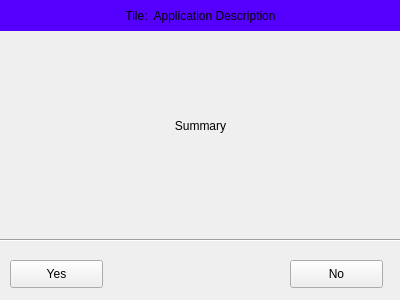
<?xml version="1.0" encoding="UTF-8"?>
<ui version="4.0">
 <class>TaskSummary</class>
 <widget class="QWidget" name="TaskSummary">
  <property name="geometry">
   <rect>
    <x>0</x>
    <y>0</y>
    <width>400</width>
    <height>300</height>
   </rect>
  </property>
  <property name="windowTitle">
   <string>Form</string>
  </property>
  <property name="styleSheet">
   <string notr="true"/>
  </property>
  <widget class="QLabel" name="label">
   <property name="geometry">
    <rect>
     <x>10</x>
     <y>40</y>
     <width>381</width>
     <height>171</height>
    </rect>
   </property>
   <property name="autoFillBackground">
    <bool>false</bool>
   </property>
   <property name="frameShape">
    <enum>QFrame::NoFrame</enum>
   </property>
   <property name="text">
    <string>Summary</string>
   </property>
   <property name="alignment">
    <set>Qt::AlignCenter</set>
   </property>
  </widget>
  <widget class="Line" name="line">
   <property name="geometry">
    <rect>
     <x>0</x>
     <y>230</y>
     <width>401</width>
     <height>21</height>
    </rect>
   </property>
   <property name="orientation">
    <enum>Qt::Horizontal</enum>
   </property>
  </widget>
  <widget class="QPushButton" name="yesButton">
   <property name="geometry">
    <rect>
     <x>10</x>
     <y>260</y>
     <width>93</width>
     <height>28</height>
    </rect>
   </property>
   <property name="text">
    <string>Yes</string>
   </property>
  </widget>
  <widget class="QPushButton" name="noButton">
   <property name="geometry">
    <rect>
     <x>290</x>
     <y>260</y>
     <width>93</width>
     <height>28</height>
    </rect>
   </property>
   <property name="text">
    <string>No</string>
   </property>
  </widget>
  <widget class="QLabel" name="label_2">
   <property name="geometry">
    <rect>
     <x>0</x>
     <y>0</y>
     <width>401</width>
     <height>31</height>
    </rect>
   </property>
   <property name="styleSheet">
    <string notr="true">background-color: rgb(85, 0, 255);
font: 75 12pt &quot;MS Sans Serif&quot;;</string>
   </property>
   <property name="text">
    <string>Tile:  Application Description</string>
   </property>
   <property name="alignment">
    <set>Qt::AlignCenter</set>
   </property>
  </widget>
 </widget>
 <resources/>
 <connections/>
</ui>
